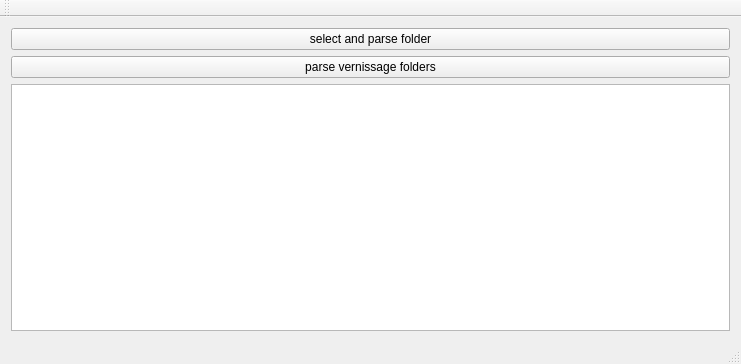
<?xml version="1.0" encoding="UTF-8"?>
<ui version="4.0">
 <class>MainWindow</class>
 <widget class="QMainWindow" name="MainWindow">
  <property name="geometry">
   <rect>
    <x>0</x>
    <y>0</y>
    <width>741</width>
    <height>364</height>
   </rect>
  </property>
  <property name="windowTitle">
   <string>MainWindow</string>
  </property>
  <widget class="QWidget" name="centralWidget">
   <layout class="QVBoxLayout" name="verticalLayout">
    <item>
     <widget class="QPushButton" name="pushButtonParseFolder">
      <property name="text">
       <string>select and parse folder</string>
      </property>
     </widget>
    </item>
    <item>
     <widget class="QPushButton" name="pushButtonParseVernissage">
      <property name="text">
       <string>parse vernissage folders</string>
      </property>
     </widget>
    </item>
    <item>
     <widget class="QPlainTextEdit" name="plainTextEditResult">
      <property name="font">
       <font>
        <family>Courier New</family>
        <pointsize>10</pointsize>
       </font>
      </property>
     </widget>
    </item>
   </layout>
  </widget>
  <widget class="QMenuBar" name="menuBar">
   <property name="geometry">
    <rect>
     <x>0</x>
     <y>0</y>
     <width>741</width>
     <height>21</height>
    </rect>
   </property>
  </widget>
  <widget class="QToolBar" name="mainToolBar">
   <attribute name="toolBarArea">
    <enum>TopToolBarArea</enum>
   </attribute>
   <attribute name="toolBarBreak">
    <bool>false</bool>
   </attribute>
  </widget>
  <widget class="QStatusBar" name="statusBar"/>
 </widget>
 <layoutdefault spacing="6" margin="11"/>
 <resources/>
 <connections/>
</ui>
